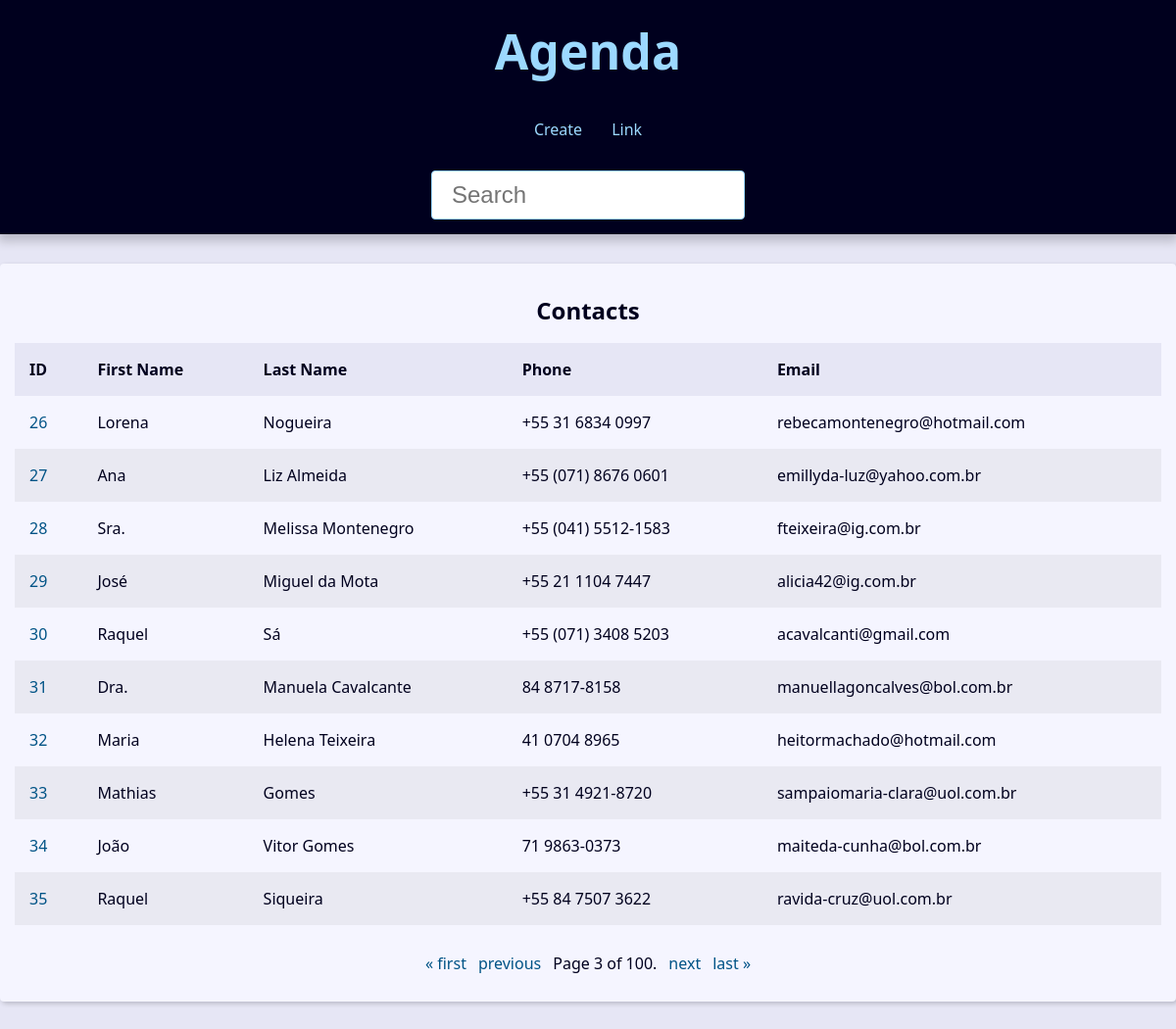
The app's page /?page=3&q= with its own data.
### contact/models.py (models this page shows, shortened)
class Contact(models.Model):
    first_name = models.CharField(max_length=50)
    last_name = models.CharField(max_length=50, blank=True)
    phone = models.CharField(max_length=50)
    email = models.EmailField(max_length=254, blank=True)
    created_date = models.DateTimeField(default=timezone.now)
    description = models.TextField(blank=True)
    show = models.BooleanField(default=True)
    picture = models.ImageField(blank=True, upload_to='pictures/%Y/%m/')
    category = models.ForeignKey(Category, on_delete=models.SET_NULL, blank=True,null=True)
    owner = models.ForeignKey(User, on_delete=models.SET_NULL, blank=True,null=True)

### contact/views/contact_views.py (the view)
# urls.py: path('', views.index, name="index"),
def index(request):
    contact = Contact.objects.filter(show=True).order_by('id')
    paginator = Paginator(contact, 10)
    page_number = request.GET.get("page")
    page_obj = paginator.get_page(page_number)
    context = {
        'page_obj': page_obj,
        'site_title': 'Contatos - '
    }
    return render(
        request,
        'contact/index.html',
        context,
        )

### contact/templates/contact/index.html (shortened to what this page needs)
{% extends "global/base.html" %}
{% block content %}
{% if page_obj %}
    <div class='responsive-table'>
        <table class='contacts-table'>
            <caption class="table-caption">Contacts</caption>
            <theade>
                <tr class="table-row table-row-header">
                    <th class="table-header">ID</th>
                    <th class="table-header">First Name</th>
                    <th class="table-header">Last Name</th>
                    <th class="table-header">Phone</th>
                    <th class="table-header">Email</th>
                </tr>
            <tbody>
                {% for contact in page_obj %}
                <tr class="table-row">
                    <td class="table-cel">
                        <a class="table-link"
                        href="{% url "contact:contact" contact.id %}">
                            {{contact.id}}
                        </a>
                    </td>
                    <td class="table-cel">
                        {{contact.first_name}}
                    </td>
                    <td class="table-cel">
                        {{contact.last_name}}
                    </td>
                    <td class="table-cel">
                        {{contact.phone}}
                    </td>
                    <td class="table-cel">
                        {{contact.email}}
                    </td>
                </tr>
                {% endfor %}
            </tbody>
        </table>
    </div>
{% else %}
    <div class="single-contact">
        <h1 class="single-contact-name">
            Nenhum contato foi encontrado.
        </h1>
    </div>
{% endif %}
{% endblock content%}

### base_static/global/css/style.css (style rules this page uses)
:root { --spacing: 1.5rem; --link-dark-color: rgb(0, 83, 134); --link-light-color: rgb(156, 217, 255); --clr-white: rgb(245, 245, 255); --clr-black: rgb(0, 0, 30); --clr-light-gray: rgb(230, 230, 245); --clr-dark-shadow-5: rgba(0, 0, 10, 5%); --clr-dark-shadow-10: rgba(0, 0, 10, 10%); --clr-dark-shadow-20: rgba(0, 0, 10, 20%); --clr-light-shadow-5: rgba(200, 200, 255, 5%); --clr-light-shadow-10: rgba(200, 200, 255, 10%); --clr-light-shadow-20: rgba(200, 200, 255, 20%); --main-page-width: 120rem; --table-min-width: 60rem; --biggest-font-size: 5rem; --bigger-font-size: 4rem; --big-font-size: 3.2rem; --medium-font-size: 2.4rem; --small-font-size: 1.6rem; --smaller-font-size: 1.4rem; --smallest-font-size: 1.2rem; --transition-fast: 300ms; --transition-medium: 600ms; --transition-slow: 1s; --default-border-radius: 4px; }
*, *::before, *::after { margin: 0; padding: 0; box-sizing: border-box; }
html { font-size: 62.5%; }
body { font-family: system-ui, -apple-system, BlinkMacSystemFont, "Segoe UI", Roboto, Oxygen, Ubuntu, Cantarell, "Open Sans", "Helvetica Neue", sans-serif; line-height: 1.5; font-size: var(--small-font-size); color: var(--clr-black); -webkit-font-smoothing: antialiased; background: var(--clr-light-gray); }
.responsive-table { width: 100%; overflow-x: auto; }
.contacts-table { width: 100%; min-width: var(--table-min-width); border-collapse: collapse; }
.table-caption { font-size: var(--medium-font-size); font-weight: bold; padding: var(--spacing); }
.table-row { text-align: left; text-overflow: ellipsis; transition: background-color var(--transition-fast) ease-in-out; }
.table-row:nth-of-type(2n) { background: var(--clr-dark-shadow-5); }
.table-row-header { background: var(--clr-light-gray); color: var(--clr-black); }
.table-cel, .table-header { padding: var(--spacing); }
.table-link { color: var(--link-dark-color); transition: color var(--transition-fast) ease-in-out; text-decoration: none; }

### records on screen
Contact: id "26", first_name "Lorena", last_name "Nogueira", phone "+55 31 6834 0997", email "rebecamontenegro@hotmail.com"
Contact: id "27", first_name "Ana", last_name "Liz Almeida", phone "+55 (071) 8676 0601", email "emillyda-luz@yahoo.com.br"
Contact: id "28", first_name "Sra.", last_name "Melissa Montenegro", phone "+55 (041) 5512-1583", email "fteixeira@ig.com.br"
Contact: id "29", first_name "José", last_name "Miguel da Mota", phone "+55 21 1104 7447", email "alicia42@ig.com.br"
Contact: id "30", first_name "Raquel", last_name "Sá", phone "+55 (071) 3408 5203", email "acavalcanti@gmail.com"
Contact: id "31", first_name "Dra.", last_name "Manuela Cavalcante", phone "84 8717-8158", email "manuellagoncalves@bol.com.br"
Contact: id "32", first_name "Maria", last_name "Helena Teixeira", phone "41 0704 8965", email "heitormachado@hotmail.com"
Contact: id "33", first_name "Mathias", last_name "Gomes", phone "+55 31 4921-8720", email "sampaiomaria-clara@uol.com.br"
Contact: id "34", first_name "João", last_name "Vitor Gomes", phone "71 9863-0373", email "maiteda-cunha@bol.com.br"
Contact: id "35", first_name "Raquel", last_name "Siqueira", phone "+55 84 7507 3622", email "ravida-cruz@uol.com.br"

### other values on screen
{{ page_obj.number }} "3"
{{ page_obj.paginator.num_pages }} "100"
